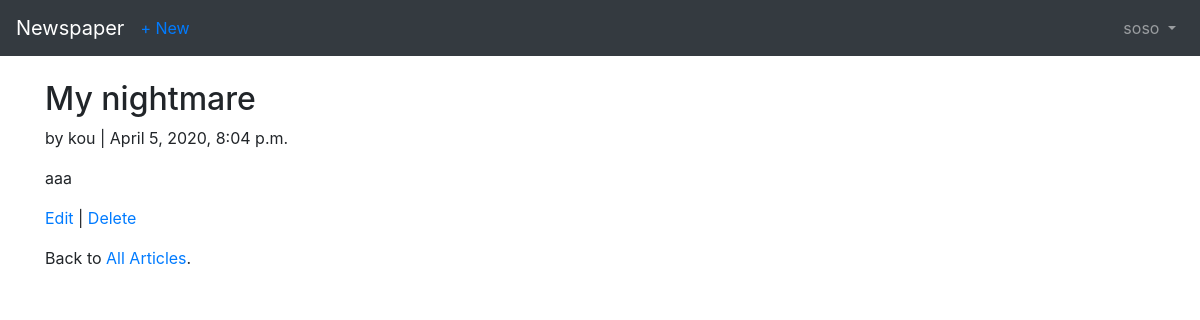
The page /articles/1/ (signed in) on the database as committed earlier.
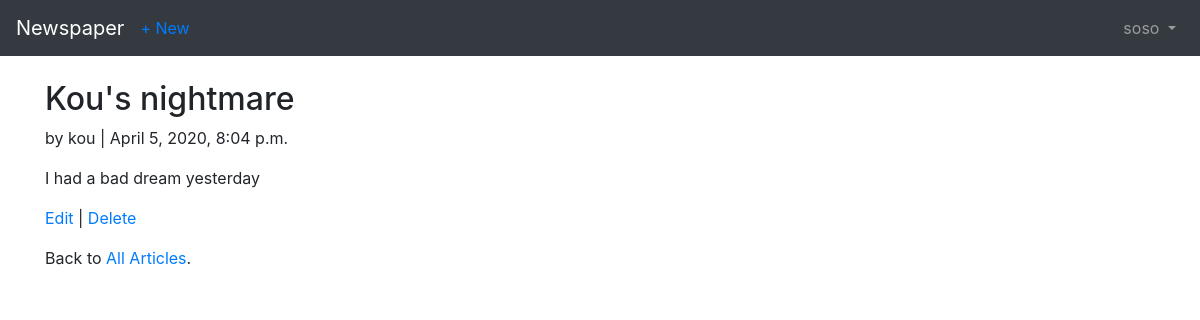
The same page on the database as committed later.
### articles/models.py (models this page shows, shortened)
class Article(models.Model):
    title = models.CharField(max_length=255)
    body = models.TextField()
    date = models.DateTimeField(auto_now_add=True)
    author = models.ForeignKey(
        get_user_model(),
        on_delete = models.CASCADE,
    )

### users/models.py (models this page shows)
class CustomUser(AbstractUser):
    age = models.PositiveIntegerField(null=True, blank=True)

### articles/views.py (the view)
# urls.py: path('<int:pk>/', ArticleDetailView.as_view(), name='article_detail'),
class ArticleDetailView(LoginRequiredMixin, DetailView):
    model = Article
    template_name = 'article_detail.html'
    login_url = 'login'

### templates/article_detail.html
{% extends 'base.html' %}
{% block content %}
<div class="article-entry">
  <h2>{{ object.title }}</h2>
    <p>by {{ object.author }} | {{ object.date }}</p>
    <p>{{ object.body }}</p>
  </div>
  <p><a href="{% url 'article_update' article.pk %}">Edit</a> | <a href="{% url 'article_delete' article.pk %}">Delete</a></p>
  <p>Back to <a href="{% url 'article_list' %}">All Articles</a>.</p>
{% endblock content %}

Rows that differ between the two databases and show on the page:
changed Article "kou": title "My nightmare" → "Kou's nightmare"; body "aaa" → "I had a bad dream yesterday"
